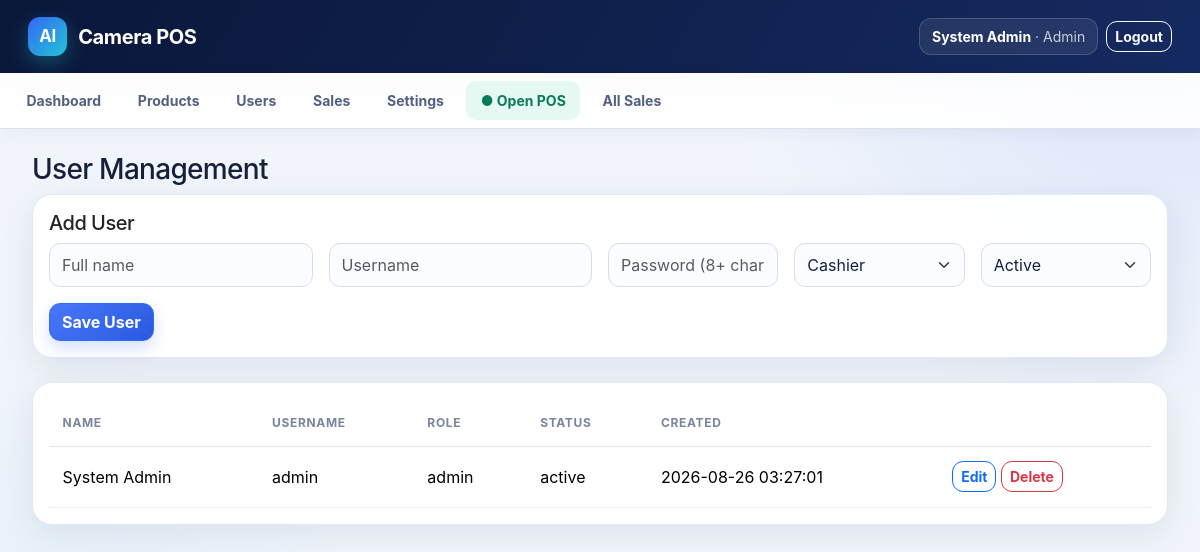
The page /admin/users.php (signed in) on the database its author committed.
### tables this page shows
CREATE TABLE users (id INT UNSIGNED AUTO_INCREMENT PRIMARY KEY,name VARCHAR(100) NOT NULL,username VARCHAR(50) NOT NULL UNIQUE,password VARCHAR(255) NOT NULL,role ENUM('admin','cashier') NOT NULL DEFAULT 'cashier',status ENUM('active','inactive') NOT NULL DEFAULT 'active',created_at TIMESTAMP DEFAULT CURRENT_TIMESTAMP);

### includes/bootstrap.php (called while the page is built, shortened)
<?php
require_once __DIR__ . '/../config/database.php';
function e(mixed $value): string { return htmlspecialchars((string)$value, ENT_QUOTES, 'UTF-8'); }
function url(string $path = ''): string {
    $script = str_replace('\\', '/', $_SERVER['SCRIPT_NAME'] ?? '');
    $base = str_replace('\\', '/', dirname($script));
    if (preg_match('#/(admin|cashier|api)$#', $base)) {
        $base = str_replace('\\', '/', dirname($base));
    }
    $base = trim($base, "/\\.");
    $base = $base === '' ? '' : '/' . $base;
    return $base . '/' . ltrim($path, '/');
}
function user(): ?array { return $_SESSION['user'] ?? null; }

### config/database.php (called while the page is built, shortened)
<?php
function db(): PDO
{
    static $pdo;
    if (!$pdo) {
        $pdo = new PDO('mysql:host=' . DB_HOST . ';dbname=' . DB_NAME . ';charset=utf8mb4', DB_USER, DB_PASS, [
            PDO::ATTR_ERRMODE => PDO::ERRMODE_EXCEPTION,
            PDO::ATTR_DEFAULT_FETCH_MODE => PDO::FETCH_ASSOC,
            PDO::ATTR_EMULATE_PREPARES => false,
        ]);
    }
    return $pdo;
}

### admin/users.php (the view, shortened to what this page needs)
<?php
require __DIR__.'/../includes/bootstrap.php';require_login('admin');
$edit=null;if(isset($_GET['edit'])){$s=db()->prepare('SELECT id,name,username,role,status FROM users WHERE id=?');$s->execute([(int)$_GET['edit']]);$edit=$s->fetch();}$users=db()->query('SELECT id,name,username,role,status,created_at FROM users ORDER BY id DESC')->fetchAll();$pageTitle='Users';require __DIR__.'/../includes/header.php';?>
<h1 class="h3">User Management</h1><div class="card p-3 mb-4"><h2 class="h5"><?= $edit?'Edit':'Add' ?> User</h2><form method="post"><input type="hidden" name="csrf_token" value="<?=e(csrf_token())?>"><input type="hidden" name="id" value="<?=e($edit['id']??'')?>"><div class="row g-3"><div class="col-md-3"><input class="form-control" name="name" placeholder="Full name" value="<?=e($edit['name']??'')?>" required></div><div class="col-md-3"><input class="form-control" name="username" placeholder="Username" value="<?=e($edit['username']??'')?>" required></div><div class="col-md-2"><input class="form-control" type="password" name="password" placeholder="<?= $edit?'New password (optional)':'Password (8+ chars)' ?>" <?= $edit?'':'required' ?>></div><div class="col-md-2"><select class="form-select" name="role"><option value="cashier">Cashier</option><option value="admin" <?=($edit['role']??'')==='admin'?'selected':''?>>Admin</option></select></div><div class="col-md-2"><select class="form-select" name="status"><option value="active">Active</option><option value="inactive" <?=($edit['status']??'')==='inactive'?'selected':''?>>Inactive</option></select></div><div class="col-12"><button class="btn btn-primary">Save User</button></div></div></form></div>
<div class="card p-3 table-responsive"><table class="table"><thead><tr><th>Name</th><th>Username</th><th>Role</th><th>Status</th><th>Created</th><th></th></tr></thead><tbody><?php foreach($users as $u):?><tr><td><?=e($u['name'])?></td><td><?=e($u['username'])?></td><td><?=e($u['role'])?></td><td><?=e($u['status'])?></td><td><?=e($u['created_at'])?></td><td><a class="btn btn-sm btn-outline-primary" href="?edit=<?=$u['id']?>">Edit</a> <form method="post" class="d-inline" onsubmit="return confirm('Delete this user?')"><input type="hidden" name="csrf_token" value="<?=e(csrf_token())?>"><input type="hidden" name="action" value="delete"><input type="hidden" name="id" value="<?=$u['id']?>"><button class="btn btn-sm btn-outline-danger">Delete</button></form></td></tr><?php endforeach;?></tbody></table></div>
<?php require __DIR__.'/../includes/footer.php';

### includes/header.php
<?php $pageTitle = $pageTitle ?? 'AI Camera POS'; $flash = take_flash(); ?>
<!doctype html><html lang="en"><head><meta charset="utf-8"><meta name="viewport" content="width=device-width,initial-scale=1">
<title><?= e($pageTitle) ?></title><link href="https://cdn.jsdelivr.net/npm/bootstrap@5.3.3/dist/css/bootstrap.min.css" rel="stylesheet"><link href="<?= e(url('assets/css/app.css?v='.filemtime(__DIR__.'/../assets/css/app.css'))) ?>" rel="stylesheet"></head>
<body><nav class="navbar navbar-expand-lg navbar-dark"><div class="container-fluid"><a class="navbar-brand fw-bold" href="<?= e(url(user() && user()['role']==='admin' ? 'admin/dashboard.php' : 'cashier/pos.php')) ?>"><span class="brand-mark">AI</span><span>Camera POS</span></a>
<?php if(user()): ?><div class="d-flex align-items-center gap-2 text-white"><span class="small user-chip"><strong><?= e(user()['name']) ?></strong> <span class="user-role opacity-75">· <?= e(ucfirst(user()['role'])) ?></span></span><a class="btn btn-sm btn-outline-light" href="<?= e(url('logout.php')) ?>">Logout</a></div><?php endif; ?></div></nav>
<?php if(user()): ?><div class="app-nav border-bottom"><div class="container-fluid nav-scroll py-2 d-flex gap-2">
<?php if(user()['role']==='admin'): ?><a class="btn btn-sm btn-outline-primary" href="<?= e(url('admin/dashboard.php')) ?>">Dashboard</a><a class="btn btn-sm btn-outline-primary" href="<?= e(url('admin/products.php')) ?>">Products</a><a class="btn btn-sm btn-outline-primary" href="<?= e(url('admin/users.php')) ?>">Users</a><a class="btn btn-sm btn-outline-primary" href="<?= e(url('admin/sales.php')) ?>">Sales</a><a class="btn btn-sm btn-outline-primary" href="<?= e(url('admin/settings.php')) ?>">Settings</a><?php endif; ?>
<a class="btn btn-sm btn-pos" href="<?= e(url('cashier/pos.php')) ?>">● Open POS</a><a class="btn btn-sm btn-outline-secondary" href="<?= e(url('cashier/history.php')) ?>"><?=user()['role']==='admin'?'All Sales':'My Sales'?></a></div></div><?php endif; ?>
<main class="container-fluid py-4"><?php if($flash): ?><div class="alert alert-<?= e($flash[0]) ?> alert-dismissible fade show"><?= e($flash[1]) ?><button class="btn-close" data-bs-dismiss="alert"></button></div><?php endif; ?>

### assets/css/app.css (style rules this page uses)
:root { --navy:#0b1739;--navy2:#152a61;--blue:#3568f4;--cyan:#22c4d6;--green:#13a978;--bg:#f1f5fb;--text:#15213b;--muted:#6b7894;--border:#dfe7f3;--shadow:0 10px 35px rgba(22,42,87,.09) }
* { box-sizing:border-box }
body { min-height:100vh;background:radial-gradient(circle at 96% 0,rgba(53,104,244,.12),transparent 27rem),radial-gradient(circle at 0 90%,rgba(34,196,214,.08),transparent 24rem),var(--bg);color:var(--text);font-family:Inter,ui-sans-serif,system-ui,-apple-system,"Segoe UI",sans-serif }
.navbar { min-height:70px;padding:.75rem 1rem;background:linear-gradient(120deg,var(--navy),var(--navy2))!important;box-shadow:0 8px 25px rgba(9,25,65,.2) }
.navbar-brand { display:flex;align-items:center;gap:.7rem;letter-spacing:-.02em }
.brand-mark { width:39px;height:39px;display:inline-grid;place-items:center;border-radius:12px;color:#fff;font-size:1.05rem;background:linear-gradient(135deg,var(--blue),var(--cyan));box-shadow:0 7px 20px rgba(34,196,214,.3) }
.user-chip { padding:.45rem .75rem;border:1px solid rgba(255,255,255,.16);border-radius:12px;background:rgba(255,255,255,.08) }
.app-nav { background:rgba(255,255,255,.91)!important;backdrop-filter:blur(12px);box-shadow:0 4px 16px rgba(30,54,100,.05) }
.nav-scroll { overflow-x:auto;white-space:nowrap;scrollbar-width:thin }
.nav-scroll .btn { border:0;border-radius:10px;padding:.55rem .9rem;color:#52617f;background:transparent;font-weight:650;transition:.2s ease }
.nav-scroll .btn.btn-pos { color:#087b5a;background:#e5f8f1 }
main { max-width:1600px;margin-inline:auto;padding:2rem!important }
h1,h2,h3,h4,h5 { color:#142246;font-weight:750;letter-spacing:-.025em }
.card { border:1px solid rgba(218,228,243,.85);border-radius:20px;background:rgba(255,255,255,.96);box-shadow:var(--shadow) }
.table { --bs-table-bg:transparent;margin-bottom:0 }
.table thead th { padding:.9rem .85rem;border-bottom:1px solid var(--border);color:#7885a0;font-size:.75rem;text-transform:uppercase;letter-spacing:.055em }
.table tbody td { padding:.9rem .85rem;border-color:#edf1f7;vertical-align:middle }
.table tbody tr { transition:background .15s ease }
.form-control,.form-select { min-height:44px;border:1px solid #d5dfed;border-radius:11px;background-color:#fbfcff;color:var(--text) }
.btn { border-radius:11px;font-weight:680;transition:transform .16s ease,box-shadow .16s ease }
.btn-primary { border-color:var(--blue);background:linear-gradient(135deg,#4778fb,#2859df);box-shadow:0 7px 16px rgba(53,104,244,.2) }

### rows shown on the page
users: name "System Admin", role "Admin", username "admin", role "admin", status "active", created_at "2026-08-26 03:27:01"
